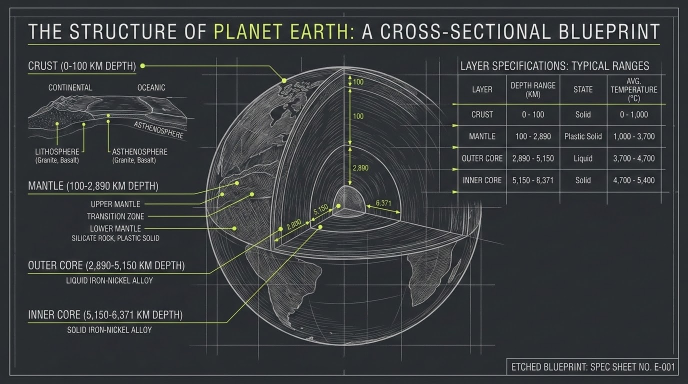
#> input picture examples/earth.png, 1376 x 768 px (shown at 1/2 size)
$ python -i ocr.py   (imports and definitions only)
#> lines starting #> are read from the running program, lines starting #| are printed output that depends on the picture; after the words box and inside, x2 and y2 are one past the last pixel; in counts of white or black regions, pixels touching at a corner belong together
#> further down, picture is the input picture: PIL image 1376x768 RGB; mean R, G, B 55, 58.2, 60.3
"""Tesseract OCR extraction — returns word-level bounding boxes."""

from __future__ import annotations

from dataclasses import dataclass, field
from pathlib import Path
import re

import cv2
import numpy as np
from PIL import Image

from .models import WordBox

_AGGRESSIVE_COMMON_SHORT_WORDS = {
    "a", "ai", "al", "an", "as", "at", "be", "by", "do", "go", "he",
    "hi", "i", "if", "in", "is", "it", "km", "low", "max", "min", "ml",
    "no", "of", "ok", "on", "or", "so", "to", "ui", "up", "us", "ux",
    "we", "xai",
}
_AGGRESSIVE_UPPER_SHORT_WORDS = {"ai", "al", "km", "ml", "no", "of", "ok", "ui", "us", "ux"}
_AI_CONTEXT_WORDS = {
    "accuracy", "adaptation", "ai", "data", "deployed", "deployment",
    "deployments", "drift", "explainable", "fairness", "model", "models",
    "monitoring", "prediction", "predictions", "trained", "trustworthy",
    "visual", "visualization", "visualizations",
}


@dataclass
class _LocalOcrRegion:
    lines: list[list[WordBox]] = field(default_factory=list)
    x: int = 0
    y: int = 0
    right: int = 0
    bottom: int = 0
    median_height: float = 0.0

    # [11 lines left out: function from_line, not called in this run]

    @property
    def width(self) -> int:
        return self.right - self.x

    @property
    def height(self) -> int:
        return self.bottom - self.y

    @property
    def text_char_count(self) -> int:
        return sum(len(_normalize_text(word.text)) for line in self.lines for word in line)

    # [20 lines left out: functions add_line, crop_box, not called in this run]


@dataclass
class _WordLineBucket:
    words: list[WordBox] = field(default_factory=list)
    center_y: float = 0.0
    median_height: float = 0.0


# [85 lines left out: functions extract_words, _extract_words_aggressive, not called in this run]


def _build_aggressive_variants(
    img: Image.Image,
) -> list[tuple[Image.Image, str, float]]:
    """Build enhanced image variants for aggressive OCR."""
    rgb = np.array(img.convert("RGB"))
    gray = cv2.cvtColor(rgb, cv2.COLOR_RGB2GRAY)

    scale = 2.0
    upscaled = cv2.resize(gray, None, fx=scale, fy=scale, interpolation=cv2.INTER_CUBIC)
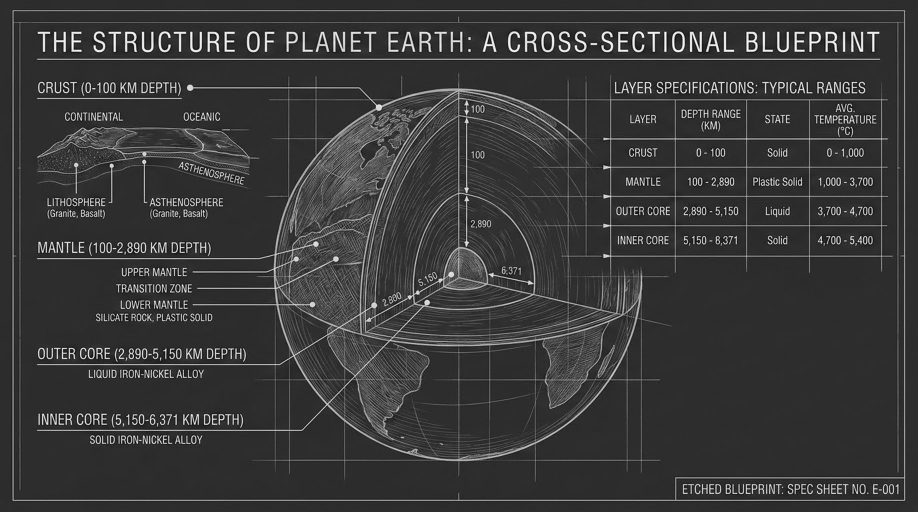
#> upscaled: shape (1536, 2752) (shown at 1/3 size); min 0, max 255, mean 57.5
    contrast = cv2.convertScaleAbs(upscaled, alpha=1.6, beta=0)
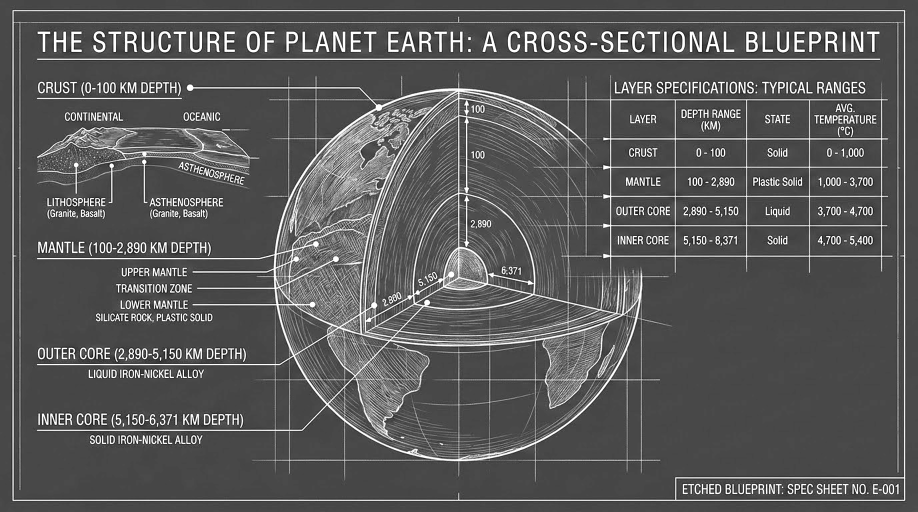
#> contrast: shape (1536, 2752) (shown at 1/3 size); min 0, max 255, mean 89.2
    blurred = cv2.GaussianBlur(contrast, (0, 0), 1.2)
    sharpened = cv2.addWeighted(contrast, 1.5, blurred, -0.5, 0)
    otsu = cv2.threshold(sharpened, 0, 255, cv2.THRESH_BINARY + cv2.THRESH_OTSU)[1]
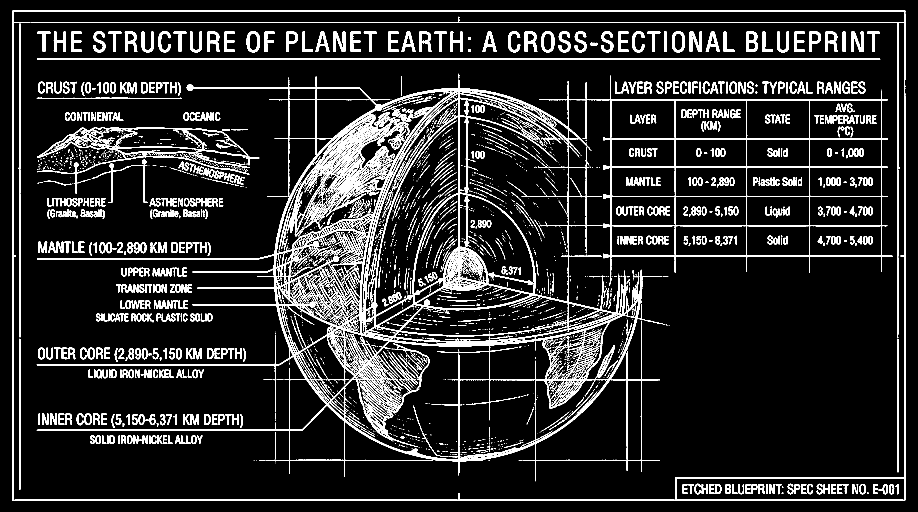
#> otsu: shape (1536, 2752) (shown at 1/3 size); 11.1% white; 4648 white regions (3364 under 20 px), largest, box (x1, y1, x2, y2) and area: (110, 227, 2678, 1444) 173379, (37, 30, 2716, 1503) 35405, (111, 382, 778, 581) 11195
    adaptive = cv2.adaptiveThreshold(
        sharpened,
        255,
        cv2.ADAPTIVE_THRESH_GAUSSIAN_C,
        cv2.THRESH_BINARY,
        31,
        11,
    )
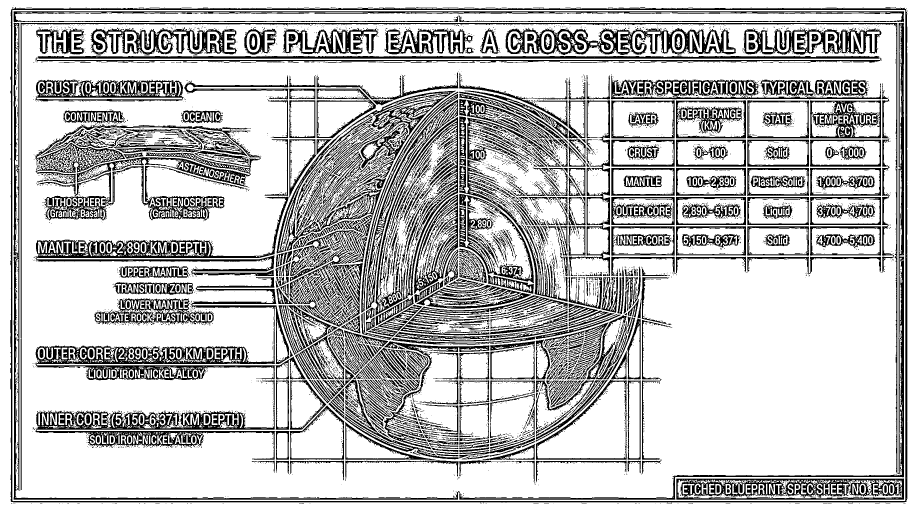
#> adaptive: shape (1536, 2752) (shown at 1/3 size); 75.1% white; 5759 black regions (4625 under 20 px), largest, box (x1, y1, x2, y2) and area: (41, 68, 2712, 1499) 61462, (106, 831, 869, 1141) 38918, (31, 21, 2722, 1507) 38831

    return [
        (Image.fromarray(sharpened), "--oem 3 --psm 6", scale),
        (Image.fromarray(otsu), "--oem 3 --psm 6", scale),
        (Image.fromarray(otsu), "--oem 3 --psm 11", scale),
        (Image.fromarray(adaptive), "--oem 3 --psm 11", scale),
    ]


# [442 lines left out: functions _run_high_contrast_sparse_passes, _refine_with_local_crops, _build_local_refinement_regions, _region_should_run_local_ocr, _region_has_same_row_split, _group_words_by_geometry and 8 more, not called in this run]


def _line_quality_score(words: list[WordBox]) -> float:
    return sum(_word_quality_score(word) for word in words)


# [62 lines left out: functions _word_quality_score, _normalize_ai_confusions, _normalize_ai_like_token, not called in this run]


_NUMERIC_SEPARATOR_PATTERN = re.compile(r"^([$€£]?)(\d{1,3})([.,;:])(\d{3})([.,]\d+)?([)\]]?)$")


# [48 lines left out: functions _normalize_numeric_separators, _line_bounds, not called in this run]


def _line_median_height(words: list[WordBox]) -> int:
    heights = sorted(word.height for word in words)
    return heights[len(heights) // 2]


def _line_char_count(words: list[WordBox]) -> int:
    return sum(len(_normalize_text(word.text)) for word in words)


def _word_center_in_region(word: WordBox, region: _LocalOcrRegion) -> bool:
    center_x = _center_x(word)
    return region.x <= center_x <= region.right and region.y <= word.center_y <= region.bottom


# [341 lines left out: functions _range_overlap_on_smaller, _range_gap, _run_ocr_pass, _deduplicate_words, _merge_aggressive_passes, _restore_numeric_fragments and 8 more, not called in this run]


def _normalize_text(text: str) -> str:
    return "".join(char for char in text.lower() if char.isalnum())


# [42 lines left out: functions _is_numeric_marker_text, _box_iou, _box_overlap_on_smaller, _box_intersection_area, not called in this run]


def _center_x(word: WordBox) -> float:
    return word.x + word.width / 2


# [64 lines left out: function _reindex_words_by_geometry, not called in this run]

>>> from PIL import Image
>>> picture = Image.open('../examples/earth.png')
>>> result = _build_aggressive_variants(picture)
#> result = 4 items

$ run again, on examples/sample_input_compare.png
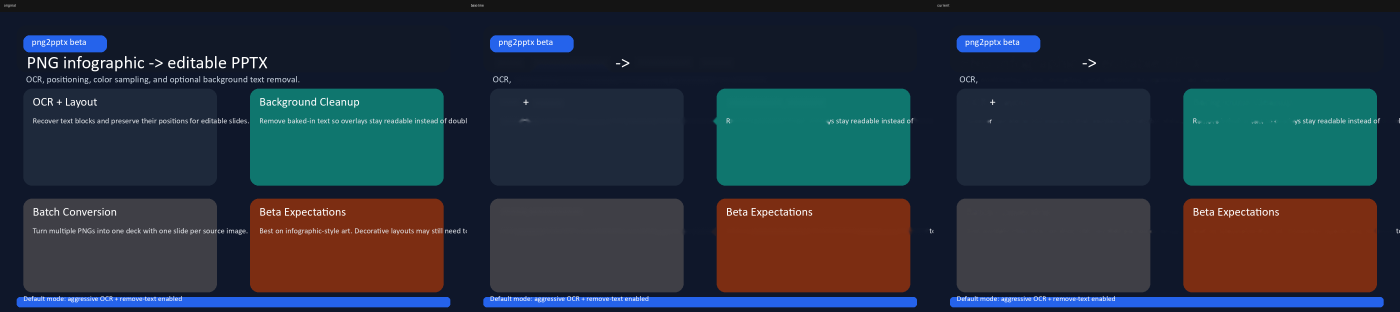
#> input picture examples/sample_input_compare.png, 4200 x 936 px (shown at 1/3 size)
#> picture is the input picture: PIL image 4200x936 RGB; mean R, G, B 40, 50.4, 61.8
#> in _build_aggressive_variants, `otsu = cv2.threshold(sharpened, 0, 255, cv2.THRESH_BINARY + cv2.THRESH..`:
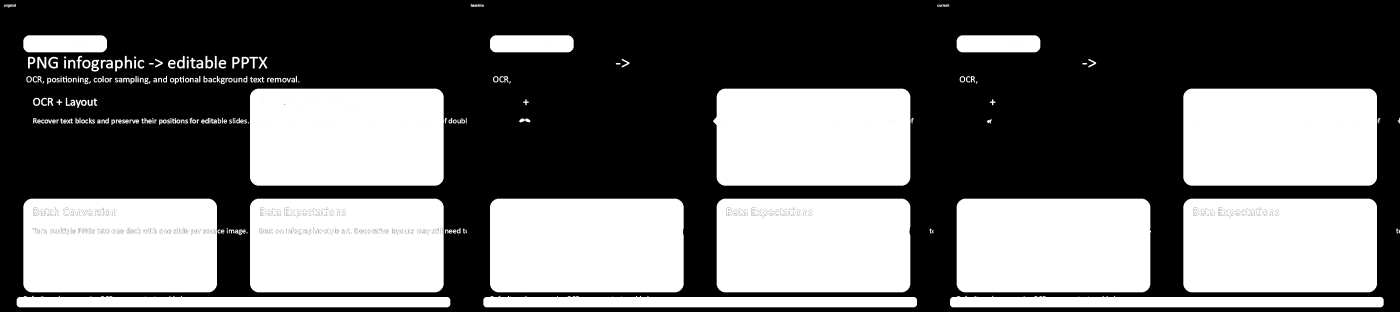
#> otsu: shape (1872, 8400) (shown at 1/6 size); 42.3% white; 251 white regions (3 under 20 px), largest, box (x1, y1, x2, y2) and area: (4279, 532, 5464, 1114) 674446, (7100, 532, 8264, 1114) 673875, (1500, 532, 2664, 1114) 673774
#> in _build_aggressive_variants, `adaptive = cv2.adaptiveThreshold( sharpened, 255, cv2.ADAPTIVE_THRESH_..`:
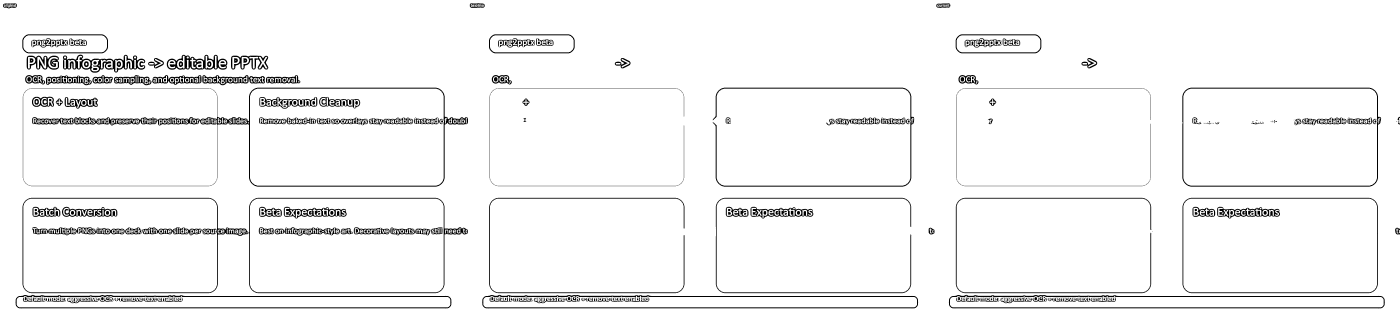
#> adaptive: shape (1872, 8400) (shown at 1/6 size); 95.7% white; 689 black regions (257 under 20 px), largest, box (x1, y1, x2, y2) and area: (93, 1769, 2709, 1851) 37070, (2893, 1769, 5509, 1851) 37070, (5693, 1769, 8309, 1851) 37070
#> result = 4 items
